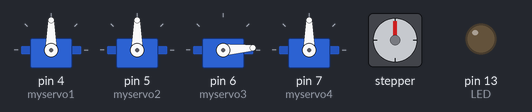
A sketch run on a simulated Arduino Uno, built with avr-gcc and run on an emulated ATmega328P. On the bench: 4 × servo, stepper motor, output pins drawn as LEDs (lit = HIGH). Stepper angles assume 2048 steps per turn.

Above: at 0.15 s.
At 2.3 s:
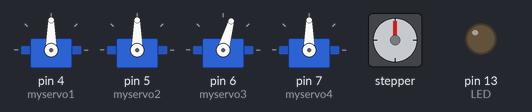
At 10.3 s:
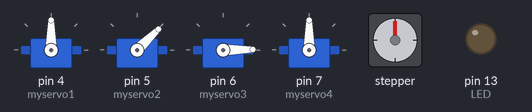
At 19.9 s:
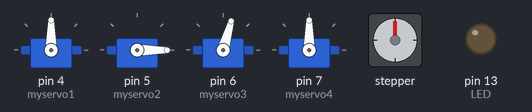
At 27.5 s:
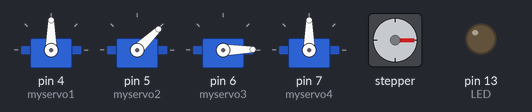
At 37.4 s:
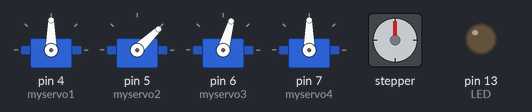
Timing chart, 0 to 40.0 s (numbered marks = the images above):
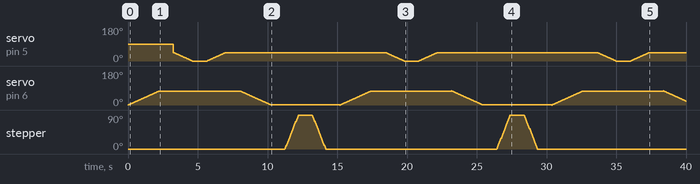

Measured:
- by itself, stepper: turns 90° clockwise in 0.97 s, then 90° counter-clockwise in 0.95 s, then 90° clockwise in 0.97 s, then 90° counter-clockwise in 0.95 s

The sketch:

Project_1_StepMotor_Servo.ino
```cpp
/*
  Stepper Motor Demonstration 1
  Stepper-Demo1.ino
  Demonstrates 28BYJ-48 Unipolar Stepper with ULN2003 Driver
  Uses Arduino Stepper Library

  DroneBot Workshop 2018
  https://dronebotworkshop.com
*/

//Include the Arduino Stepper Library
#include <Stepper.h>
#define LED 13
#include <Servo.h> // menyertakan library servo ke dalam program
Servo myservo1;
Servo myservo2;
Servo myservo3;
Servo myservo4;// variable untuk menyimpan posisi data
int pos1 = 00;
int pos2 = 00;

// Define Constants

// Number of steps per internal motor revolution
const float STEPS_PER_REV = 32;

//  Amount of Gear Reduction
const float GEAR_RED = 64;

// Number of steps per geared output rotation
const float STEPS_PER_OUT_REV = STEPS_PER_REV * GEAR_RED;

// Define Variables

// Number of Steps Required
int StepsRequired;

// Create Instance of Stepper Class
// Specify Pins used for motor coils
// The pins used are 8,9,10,11
// Connected to ULN2003 Motor Driver In1, In2, In3, In4
// Pins entered in sequence 1-3-2-4 for proper step sequencing

Stepper steppermotor(STEPS_PER_REV, 8, 10, 9, 11);

void setup()
{
  pinMode(LED, OUTPUT);
// Nothing  (Stepper Library sets pins as outputs)
 myservo1.attach(4); //sinyal data kabel motor servo dikonekan di pin 3 Arduino
 myservo2.attach(5);
 myservo3.attach(6);
 myservo4.attach(7);
}

void loop()
{
  // Slow - 4-step CW sequence to observe lights on driver board
  /*steppermotor.setSpeed(1);
  StepsRequired  =  1;
  steppermotor.step(StepsRequired);
  delay(500);
  */

                  for(pos1 = 00; pos1 < 75; pos1 += 1)  //semakin naik nilainya, putar counter clockwise | fungsi perulangan yang akan dijadikan PWM dengan kenaikan 1
                 {
                  myservo3.write(pos1);//prosedur penulisan data PWM ke motor servo
                  delay(30); //waktu tunda 15 ms
                 }

                  delay(1000);

                  for(pos2 = 45; pos2 >= 00 ; pos2 -= 1)  //semakin turun nilainya, putar counterclockwise | fungsi perulangan yang akan dijadikan PWM dengan kenaikan 1
                   {
                    myservo2.write(pos2);//prosedur penulisan data PWM ke motor servo
                    delay(30); //waktu tunda 15 ms
                   }

                  delay(1000);

                  for(pos2 = 00; pos2 < 45; pos2 += 1)  //semakin naik nilainya, putar clockwise | fungsi perulangan yang akan dijadikan PWM dengan kenaikan 1
                   {
                    myservo2.write(pos2);//prosedur penulisan data PWM ke motor servo
                    delay(30); //waktu tunda 15 ms
                   }

                  delay(1000);

                   for(pos1 = 75; pos1 > 00; pos1 -= 1)  //semakin naik nilainya, putar counter clockwise | fungsi perulangan yang akan dijadikan PWM dengan kenaikan 1
                   {
                    myservo3.write(pos1);//prosedur penulisan data PWM ke motor servo
                    delay(30); //waktu tunda 15 ms
                   }

                  delay(1000);

                   // Rotate CW 1/2 turn slowly
  StepsRequired  =  STEPS_PER_OUT_REV / 4; // kalo plus, counter Clockwise
  steppermotor.setSpeed(1000);
  steppermotor.step(StepsRequired);
  delay(1000);


  // Rotate CCW 1/2 turn quickly
  StepsRequired  =  - STEPS_PER_OUT_REV / 4;   // kalo min, Clockwise
  steppermotor.setSpeed( 1000);
  steppermotor.step(StepsRequired);
  delay(1000);

}
```
